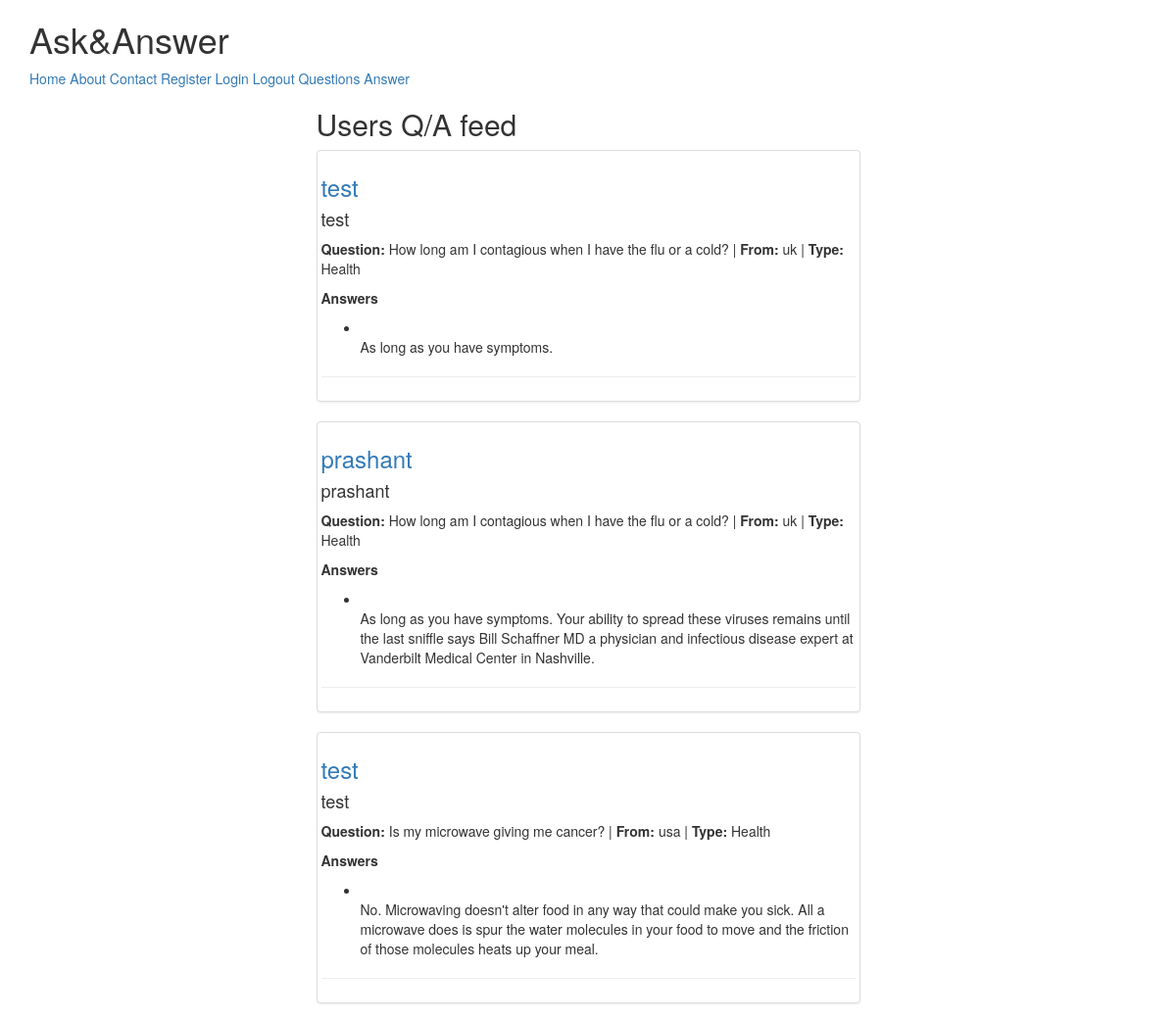
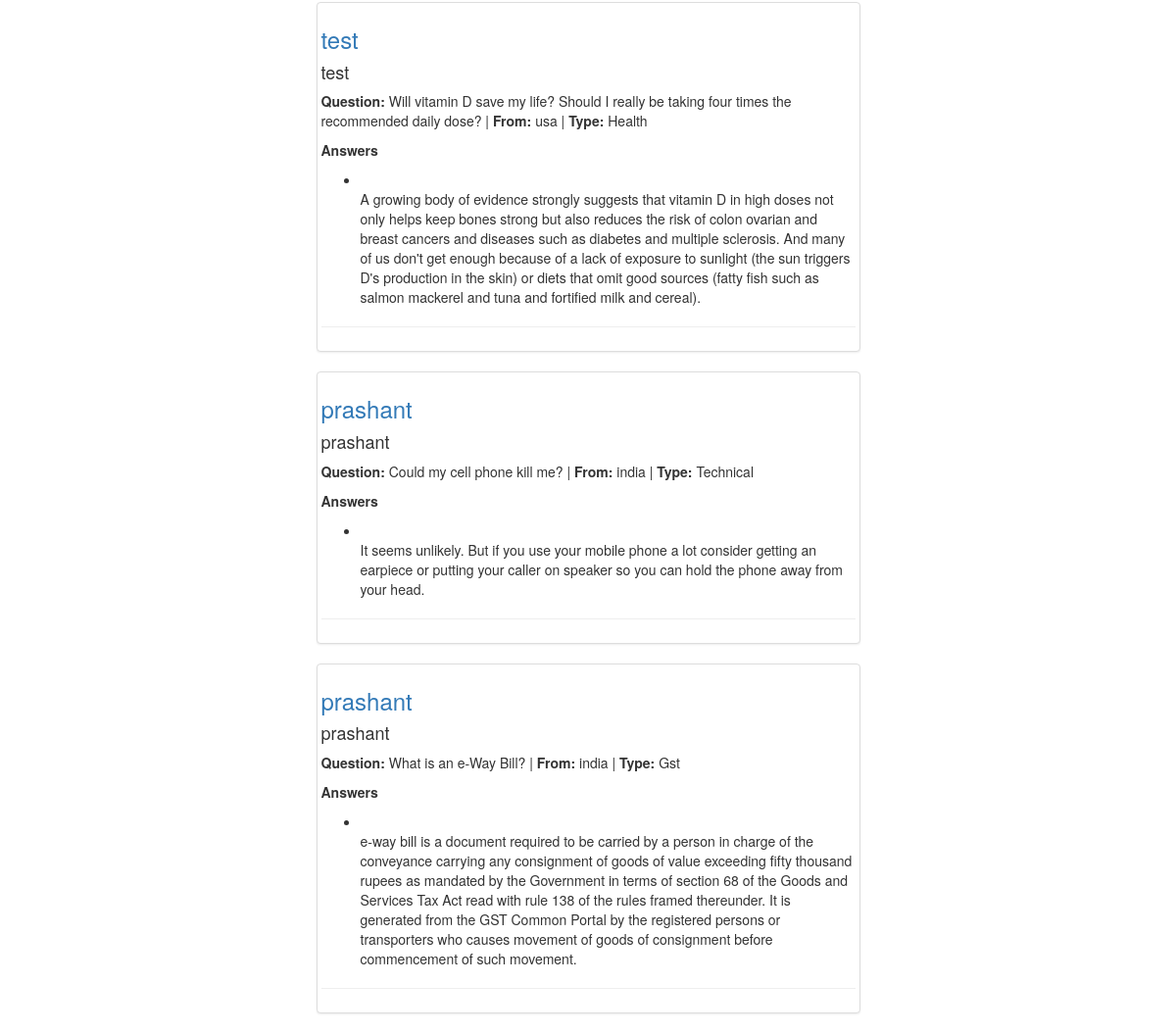
The app's page / (signed in) with its own data (2 pictures, top to bottom).
### qna/models.py (models this page shows, shortened)
class Ans(models.Model):
	user	=models.ForeignKey(settings.AUTH_USER_MODEL)
	question 	=models.ForeignKey(Question)
	name	=models.CharField(max_length=200)
	contents=models.TextField(help_text='seprate each by comma')
	public	=models.BooleanField(default=True)
	timestamp=models.DateTimeField(auto_now_add=True)
	updated	=models.DateTimeField(auto_now=True)
	class Meta:
		ordering = ['-updated','-timestamp']
	def get_contents(self):
		return self.contents.split(",")

### qanswer/models.py (models this page shows, shortened)
class Question(models.Model):
	questioner = models.ForeignKey(User)
	name	=models.CharField(max_length=120)
	location=models.CharField(max_length=120, null=True, blank=True)
	category=models.CharField(max_length=120, null=True, blank=True, validators=[validate_category])
	timestamp=models.DateTimeField(auto_now_add=True)
	updated	 =models.DateTimeField(auto_now=True)
	slug	 =models.SlugField(null=True, blank=True)
	objects = QuestionManager()
	@property
	def title(self):
		return self.name

### qna/views.py (the view)
# urls.py: url(r'^$', HomeView.as_view(),name='home'),
class HomeView(View):
	def get(self, request, *args, **kwargs):
		if not request.user.is_authenticated():
			return render(request, "home.html", {})
		user = request.user
		is_following_user_ids = [x.user.id for x in user.is_following.all()]
		qs = Ans.objects.filter(user__id__in=is_following_user_ids, public=True).order_by("-updated")[:20]
		return render(request, "qna/home-feed.html", {'object_list':qs})

### qna/templates/qna/home-feed.html
{% extends 'base.html' %}
{% block content %}
<div class="row">
	<div class='col-sm-6  col-sm-offset-3'>
		<h2>Users Q/A feed</h2>
{% for obj in object_list %}
		<div class="thumbnail">
		<h3><a href='{% url "profile:detail" username=obj.user.username %}'> {{ obj.user.username }}</a></h3>
		<h4>{{ obj.name }}</h4>
		<p><b>Question:</b> {{obj.question.title}} | <b>From:</b> {{  obj.question.location}} | <b>Type:</b> {{ obj.question.category }}</p>
		<p>
			<b>Answers</b>
		<ul>
			<li style='margin-bottom: 15px;'><b>{{ ans.name }}</b><br/>
				{% for ing in  obj.get_contents %}
				{{ ing }}</a>
				{% endfor %}
			</li>
		</ul>
	 	</p>
	 	<hr/>
	</div>
	{% endfor %}
</div>
</div>
{% endblock %}

### records on screen
Ans: user.username "test", name "test", question "How long am I contagious when I have the flu or a cold?", question.location "uk", question.category "Health", get_contents "As long as you have symptoms."
Ans: user.username "prashant", name "prashant", question "How long am I contagious when I have the flu or a cold?", question.location "uk", question.category "Health", get_contents "As long as you have symptoms. Your ability to spread these viruses remains until the last sniffle says Bill Schaffner MD a physician and infectious disease expert at Vanderbilt Medical Center in Nashville."
Ans: user.username "test", name "test", question "Is my microwave giving me cancer?", question.location "usa", question.category "Health", get_contents "No. Microwaving doesn't alter food in any way that could make you sick. All a microwave does is spur the water molecules in your food to move and the friction of those molecules heats up your meal."
Ans: user.username "test", name "test", question "Will vitamin D save my life? Should I really be taking four times the recommended daily dose?", question.location "usa", question.category "Health", get_contents "A growing body of evidence strongly suggests that vitamin D in high doses not only helps keep bones strong but also reduces the risk of colon ovarian and breast cancers and diseases such as diabetes and multiple sclerosis. And many of us don't get enough because of a lack of exposure to sunlight (the sun triggers D's production in the skin) or diets that omit good sources (fatty fish such as salmon mackerel and tuna and fortified milk and cereal)."
Ans: user.username "prashant", name "prashant", question "Could my cell phone kill me?", question.location "india", question.category "Technical", get_contents "It seems unlikely. But if you use your mobile phone a lot consider getting an earpiece or putting your caller on speaker so you can hold the phone away from your head."
Ans: user.username "prashant", name "prashant", question "What is an e-Way Bill?", question.location "india", question.category "Gst", get_contents "e-way bill is a document required to be carried by a person in charge of the conveyance carrying any consignment of goods of value exceeding fifty thousand rupees as mandated by the Government in terms of section 68 of the Goods and Services Tax Act read with rule 138 of the rules framed thereunder. It is generated from the GST Common Portal by the registered persons or transporters who causes movement of goods of consignment before commencement of such movement."
